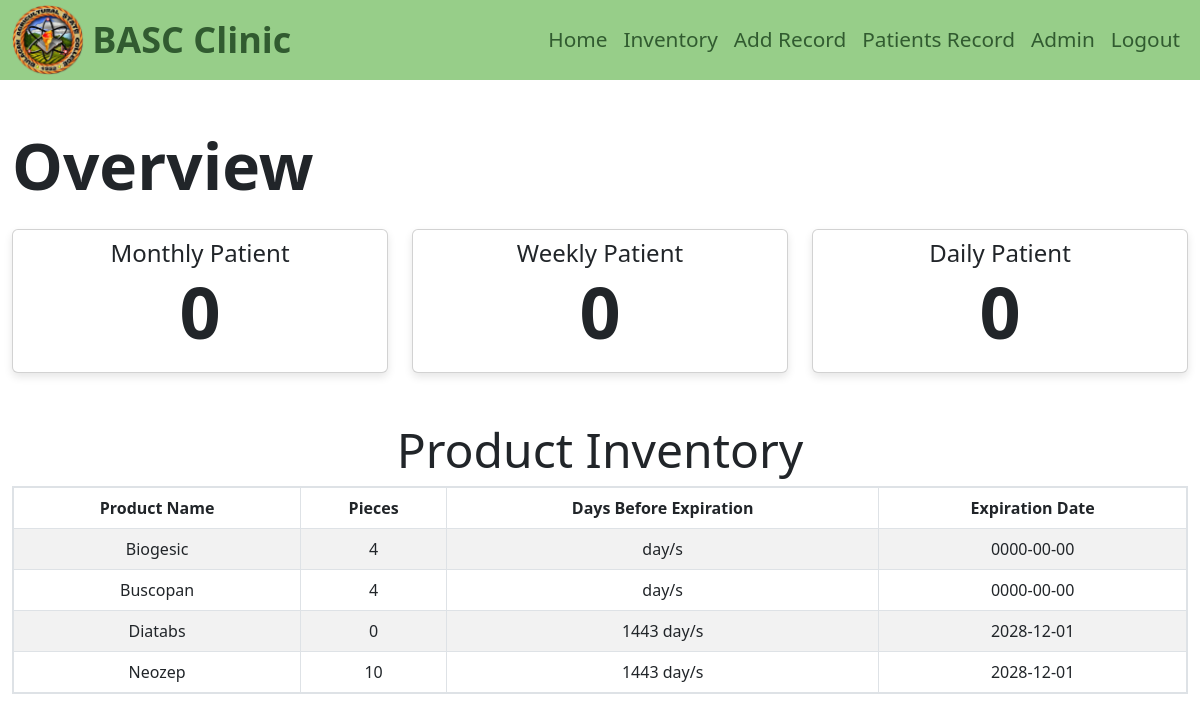
The page /pages/admin/dashboard.php (signed in) on the database as committed earlier.
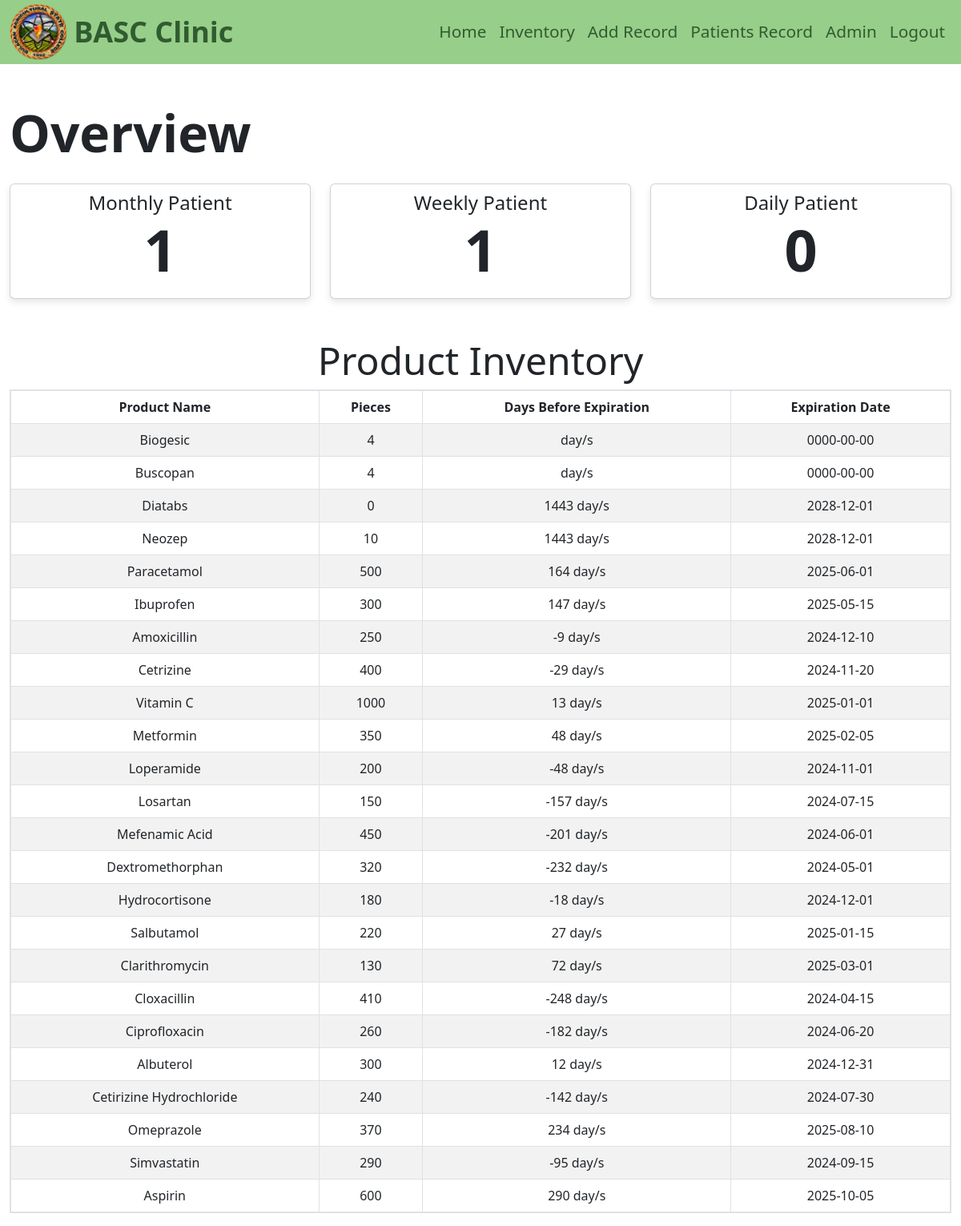
The same page on the database as committed later.
### tables this page shows
CREATE TABLE `inventory` (
  `supplyID` int(11) NOT NULL,
  `supplyName` varchar(255) NOT NULL,
  `stock` int(11) NOT NULL,
  `startDate` date NOT NULL,
  `expDate` date NOT NULL,
  `status` varchar(100) NOT NULL
);

### pages/admin/dashboard.php (the view, shortened to what this page needs)
<!DOCTYPE html>
<html lang="en">
<head>
    <link href="https://cdn.jsdelivr.net/npm/bootstrap@5.3.0-alpha1/dist/css/bootstrap.min.css" rel="stylesheet">
    <link rel="stylesheet" href="https://cdn.datatables.net/1.13.4/css/jquery.dataTables.min.css">
</head>
<body>
    <?php include 'navbar.php'; ?>
    <div class=" mt-5 container-fluid overview-content">
        <h3 style="font-size: 4rem;"><STRONG>Overview</STRONG></h3>
        <div class="row my-4 text-center">
            <?php
            $monthlyPatientsQuery = "SELECT COUNT(*) AS total FROM audittrails WHERE DATE(patientDate) >= DATE_SUB(CURDATE(), INTERVAL 1 MONTH)";
            $weeklyPatientsQuery = "SELECT COUNT(*) AS total FROM audittrails WHERE DATE(patientDate) >= DATE_SUB(CURDATE(), INTERVAL 1 WEEK)";
            $dailyPatientsQuery = "SELECT COUNT(*) AS total FROM audittrails WHERE DATE(patientDate) = CURDATE()";
            $monthlyPatients = mysqli_fetch_assoc(mysqli_query($conn, $monthlyPatientsQuery))['total'] ?? 0;
            $weeklyPatients = mysqli_fetch_assoc(mysqli_query($conn, $weeklyPatientsQuery))['total'] ?? 0;
            $dailyPatients = mysqli_fetch_assoc(mysqli_query($conn, $dailyPatientsQuery))['total'] ?? 0;
            ?>
            <div class="col-md-4">
                <div class="card p-3">
                    <h5>Monthly Patient</h5>
                    <h2><?php echo $monthlyPatients; ?></h2>
                </div>
            </div>
            <div class="col-md-4">
                <div class="card p-3">
                    <h5>Weekly Patient</h5>
                    <h2><?php echo $weeklyPatients; ?></h2>
                </div>
            </div>
            <div class="col-md-4">
                <div class="card p-3">
                    <h5>Daily Patient</h5>
                    <h2><?php echo $dailyPatients; ?></h2>
                </div>
            </div>
        </div>
        <h3 class="text-center mt-5" style="font-size: 3rem;">Product Inventory</h3>
        <table id="productExpirationTable" class="table table-striped table-bordered">
            <thead>
                <tr>
                    <th style="text-align: center;">Product Name</th>
                    <th style="text-align: center;">Pieces</th>
                    <th style="text-align: center;">Days Before Expiration</th>
                    <th style="text-align: center;">Expiration Date</th>
                </tr>
            </thead>
            <tbody>
                <?php
                $inventoryQuery = "SELECT supplyName, stock, expDate, DATEDIFF(expDate, CURDATE()) AS daysLeft FROM inventory";
                $inventoryResult = mysqli_query($conn, $inventoryQuery);
                while ($row = mysqli_fetch_assoc($inventoryResult)) {
                    echo "<tr>
                        <td>{$row['supplyName']}</td>
                        <td>{$row['stock']}</td>
                        <td>{$row['daysLeft']} day/s</td>
                        <td>{$row['expDate']}</td>
                    </tr>";
                }
                ?>
            </tbody>
        </table>
    </div>
</body>
</html>

### pages/admin/navbar.php (shortened to what this page needs)
<!DOCTYPE html>
<html lang="en">
<head>
    <link href="https://cdn.jsdelivr.net/npm/bootstrap@5.3.0-alpha1/dist/css/bootstrap.min.css" rel="stylesheet">
</head>
<body>
    <nav class="navbar navbar-expand-lg">
        <div class="container-fluid nav-context">
            <img src="../../assets/img/basc.png" alt="basc logo" height="70px">
            <a class="navbar-brand" href="#">BASC Clinic</a>
            <div class="collapse navbar-collapse" id="navbarNav">
                <ul class="navbar-nav ms-auto">
                    <li class="nav-item">
                        <a class="nav-link" href="dashboard.php">Home</a>
                    </li>
                    <li class="nav-item">
                        <a class="nav-link" href="inventory.php">Inventory</a>
                    </li>
                    <li class="nav-item">
                        <a class="nav-link" href="add-record.php">Add Record</a>
                    </li>
                    <li class="nav-item">
                        <a class="nav-link" href="records.php">Patients Record</a>
                    </li>
                    <li class="nav-item">
                        <a class="nav-link" href="admin.php">Admin</a>
                    </li>
                    <li class="nav-item">
                        <a class="nav-link" href="/functions/logout.php">Logout</a>
                    </li>
                </ul>
            </div>
        </div>
    </nav>
</body>
</html>

### pages/admin/dashboard.php (style rules this page uses)
body { font-size: 1.125rem; font-family: Arial, sans-serif; background-color: #f5f5f5; }
.card { border: none; background-color: #e8f5e9; color: #2e7d32; box-shadow: 0 4px 8px rgba(0, 0, 0, 0.1); }
.card h5 { font-size: 1.25rem; }
.card h2 { font-size: 2.5rem; font-weight: bold; }
table { background-color: white; }
table thead { background-color: #97ce89; color: white; }
table tbody tr { background-color: #e8f5e9; }
table tbody td { text-align: center; }
.table-bordered { border: 2px solid #4caf50; }
.overview-content .row div { height: 18vh; }
.overview-content .row div div { justify-content: center; align-items: center; }
.overview-content .row div div>h5 { font-size: 1.5rem; margin-bottom: 0; }
.overview-content .row div div>h2 { font-size: 4.5rem; }

### pages/admin/navbar.php (style rules this page uses)
.navbar { background-color: #97ce89; height: 10vh; }
.navbar-brand { display: flex; align-items: center; font-weight: bold; color: #315b30; font-size: clamp(1rem, 3vw, 2.5rem); }
.navbar-nav .nav-link { color: #315b30; font-weight: 500; font-size: 1.3rem; }
.nav-context img { padding-right: 0.5rem; }

Rows that differ between the two databases and show on the page:
added inventory: supplyName "Paracetamol", stock "500", daysLeft "164", expDate "2025-06-01"
added inventory: supplyName "Ibuprofen", stock "300", daysLeft "147", expDate "2025-05-15"
added inventory: supplyName "Amoxicillin", stock "250", daysLeft "-9", expDate "2024-12-10"
added inventory: supplyName "Cetrizine", stock "400", daysLeft "-29", expDate "2024-11-20"
added inventory: supplyName "Vitamin C", stock "1000", daysLeft "13", expDate "2025-01-01"
added inventory: supplyName "Metformin", stock "350", daysLeft "48", expDate "2025-02-05"
added inventory: supplyName "Loperamide", stock "200", daysLeft "-48", expDate "2024-11-01"
added inventory: supplyName "Losartan", stock "150", daysLeft "-157", expDate "2024-07-15"
added inventory: supplyName "Mefenamic Acid", stock "450", daysLeft "-201", expDate "2024-06-01"
added inventory: supplyName "Dextromethorphan", stock "320", daysLeft "-232", expDate "2024-05-01"
added inventory: supplyName "Hydrocortisone", stock "180", daysLeft "-18", expDate "2024-12-01"
added inventory: supplyName "Salbutamol", stock "220", daysLeft "27", expDate "2025-01-15"
added inventory: supplyName "Clarithromycin", stock "130", daysLeft "72", expDate "2025-03-01"
added inventory: supplyName "Cloxacillin", stock "410", daysLeft "-248", expDate "2024-04-15"
added inventory: supplyName "Ciprofloxacin", stock "260", daysLeft "-182", expDate "2024-06-20"
added inventory: supplyName "Albuterol", stock "300", daysLeft "12", expDate "2024-12-31"
added inventory: supplyName "Cetirizine Hydrochloride", stock "240", daysLeft "-142", expDate "2024-07-30"
added inventory: supplyName "Omeprazole", stock "370", daysLeft "234", expDate "2025-08-10"
added inventory: supplyName "Simvastatin", stock "290", daysLeft "-95", expDate "2024-09-15"
added inventory: supplyName "Aspirin", stock "600", daysLeft "290", expDate "2025-10-05"
Other text that changed with them:
$monthlyPatients: "0" → "1"
$weeklyPatients: "0" → "1"
